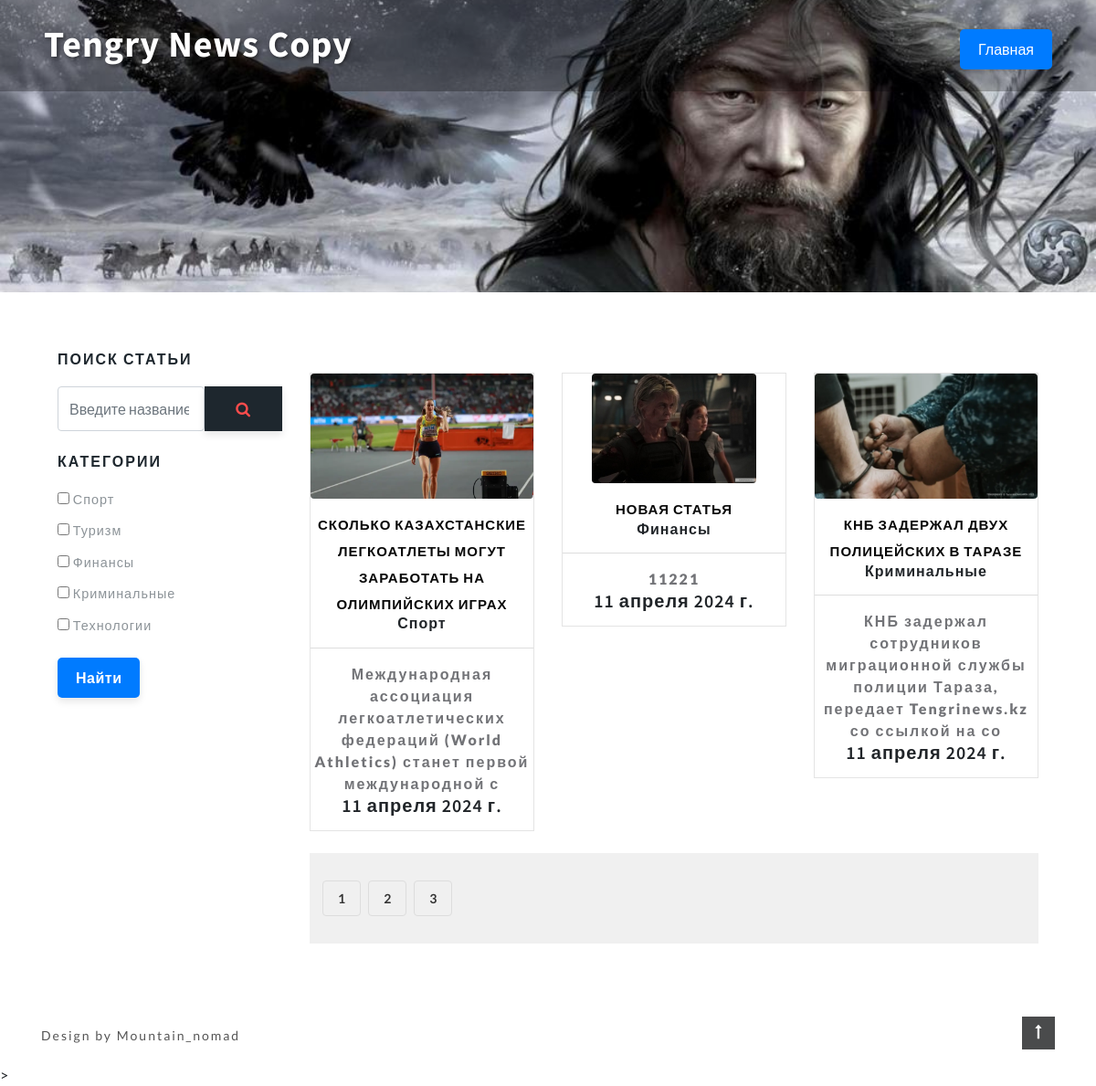
The page / on the database its author committed.
### news/models.py (models this page shows, shortened)
class Category(models.Model):
    name = models.CharField("Категория", max_length=150)
    description = models.TextField("Описание")
    url = models.SlugField(max_length=160, unique= True)
    class Meta:
        verbose_name = "Категория"
        verbose_name_plural = "Категории"

class New(models.Model):
    title = models.CharField("Заголовок", max_length=100)
    tagline = models.CharField("Подзоголовок", max_length=100, default='')
    description = models.TextField("Текст статьи")
    poster = models.ImageField("Главная фотография", upload_to="news/")
    country = models.CharField("Страна", max_length=30)
    author = models.ManyToManyField(Author, verbose_name="Автор статьи", related_name="new_author")
    article_date = models.DateField("Дата выхода статьи", default = date.today)
    category = models.ManyToManyField(Category, verbose_name="Категория", related_name="new_category")
    url = models.SlugField(max_length=130, unique=True)
    draft = models.BooleanField("Черновик", default=False)
    def get_absolute_url(self):
        return reverse("new_detail", kwargs={"slug": self.url})
    class Meta:
        verbose_name = "Статья"
        verbose_name_plural = "Статьи"

### news/views.py (the view)
# urls.py: path("", views.NewsView.as_view()),
class NewsView(CategDate, ListView):
    model = New
    queryset = New.objects.filter(draft = False)
    template_name = 'news/news_list.html'
    paginate_by = 3
    def get_queryset(self):
        return New.objects.filter(draft=False).order_by('-article_date')

### news/views.py (called while the page is built)
    def get_category(self):
        return Category.objects.all()

### templates/news/news_list.html
{% extends 'news/base.html' %}
{% block new %}
<div class="left-ads-display col-lg-9">
    <div class="row">
        {% for new in new_list %}
        <div class="col-md-4 product-men">
            <div class="product-shoe-info editContent text-center mt-lg-4">
                <div class="men-thumb-item">
                    <img src="{{ new.poster.url }}" class="img-fluid" alt="" href="{{ new.get_absolute_url }}">
                </div>
                <div class="item-info-product">
                    <h4 class="">
                        <a href="{{ new.get_absolute_url }}" class="editContent">
                            {{ new.title }}
                        </a>
                    </h4>
                    <h6 class="">
                        {% for category in new.category.all %}
                        <a class="editContent">
                            {{ category.name }}
                        </a>
                        {% endfor %}
                    </h6>
                    <div class="product_price">
                        <div class="grid-price">
                            <span class="money editContent" > {{ new.tagline }} </span>
                        </div>
                    </div>
                    <h5>
                        {{ new.article_date }}
                    </h5>
                </div>
            </div>
        </div>
        {% endfor %}
    </div>
    <div class="grid-img-right mt-4 text-right bg bg1 pagination-container" >
            {% include 'include/pagination.html' %}
    </div>
</div>
{% endblock new %}

### templates/news/base.html
{% extends 'base.html' %}
{% block content %}
<section class="ab-info-main py-md-5 py-4 editContent" style="padding-left: 3rem; padding-right: 3rem;">
    {% block container %}
    <div class="container-fluid py-md-3">
        {% endblock container %}
        <div class="row">
            {% block sidebar %}
            <div class="side-bar col-lg-3">
                {% endblock sidebar %}
                {% include 'include/sidebar.html' %}
            </div>
            {% block new %}
            {% endblock new %}
        </div>
    </div>
</section>
{% endblock content %}

### templates/base.html (shortened to what this page needs)
<!DOCTYPE html>
{% load static %}
<html lang="ru">
<head>
    <link rel="stylesheet" href="{% static 'css/bootstrap.css' %}">
    <link rel="stylesheet" href="{% static 'css/style.css' %}" type="text/css" media="all">
    <link href="{% static 'css/font-awesome.css' %}" rel="stylesheet">
</head>
<body>
    <div id="page" class="page">
        {% include 'include/header.html' %}
        {% block content %}
        {% endblock content %}
        {% include 'include/footer.html' %}
    </div>>
</body>
</html>

### templates/include/header.html (shortened to what this page needs)
<div class="main-banner bg bg1" id="home">
    <header class="header">
        <div class="container-fluid px-lg-5">
            <nav class="py-4">
                <div id="logo">
                    <h1>
    <a href="/" class="editContent" style="color: #ffffff; font-size: 40px; text-shadow: 2px 2px 4px rgba(0, 0, 0, 0.5); font-family: 'Source Sans Pro', sans-serif;">
        Tengry News Copy
    </a>
</h1>
                </div>
                <ul class="menu mt-2">
                    <a href="/" class="button-like">Главная</a>
                </ul>
            </nav>
        </div>
    </header>
</div>

### templates/include/sidebar.html
<div class="search-bar w3layouts-newsletter">
    <h3 class="sear-head editContent">Поиск статьи</h3>
    <form action="{% url 'search' %}" method="get" class="d-flex editContent">
        <input type="search" placeholder="Введите название..." name="q" class="form-control" required="">
        <button type="submit" class="btn1 btn"><span class="fa fa-search" aria-hidden="true"></span></button>
    </form>
</div>
<form action="{% url 'filter' %}" method="get">
<div class="left-side my-4">
    <h3 class="sear-head editContent">Категории</h3>
    <ul class="w3layouts-box-list">
        {% for category in view.get_category %}
        <li class="editContent">
            <input type="checkbox" class="checked" name="category" value="{{ category.id }}">
            <span class="span editContent">{{ category.name }}</span>
        </li>
        {% endfor %}
    </ul>
</div>
<button type = 'submit'> Найти </button>
</form>

### templates/include/pagination.html (shortened to what this page needs)
<ul class="pagination">
    {% if paginator.page_range|length > 1 %}
        {% for i in paginator.page_range %}
            {% if page_obj.number == i %}
                <li class="pagination__item active">
                    <a class="pagination__link" href="#">{{ i }}</a>
                </li>
            {% elif i > page_obj.number|add:'-4' and i < page_obj.number|add:'4' %}
                <li class="pagination__item">
                        <a class="pagination__link" href="?{{ q }}&{{ category }}page={{ i }}">{{ i }}</a>
                </li>
            {% endif %}
        {% endfor %}
    {% endif %}
</ul>

### templates/include/footer.html (shortened to what this page needs)
        <div class="cpy-right py-3">
            <div class="container">
                <div class="row">
                    <p class="col-md-10 text-left">
                        <a>Design by Mountain_nomad </a>
                    </p>
                    <a href="#home" class="move-top text-right col-md-2"><span class="fa fa-long-arrow-up" aria-hidden="true" ></span></a>
                </div>
            </div>
        </div>

### rows shown on the page
Category: name "Спорт"
Category: name "Туризм"
Category: name "Финансы"
Category: name "Криминальные"
Category: name "Технологии"
New: poster (picture), title "СКОЛЬКО КАЗАХСТАНСКИЕ ЛЕГКОАТЛЕТЫ МОГУТ ЗАРАБОТАТЬ НА ОЛИМПИЙСКИХ ИГРАХ", tagline "Международная ассоциация легкоатлетических федераций (World Athletics) станет первой международной с", article_date "11 апреля 2024 г."
New: poster (picture), title "НОВАЯ СТАТЬЯ", tagline "11221", article_date "11 апреля 2024 г."
New: poster (picture), title "КНБ ЗАДЕРЖАЛ ДВУХ ПОЛИЦЕЙСКИХ В ТАРАЗЕ", tagline "КНБ задержал сотрудников миграционной службы полиции Тараза, передает Tengrinews.kz со ссылкой на со", article_date "11 апреля 2024 г."

### other values the page prints
{{ i }} "1"
{{ i }} "2" "3"
